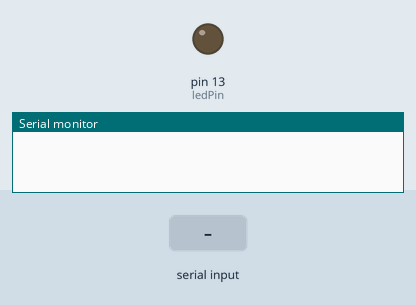
A sketch run on a simulated Arduino Uno, built with avr-gcc and run on an emulated ATmega328P. Shown: output pins drawn as LEDs (lit = HIGH), the last lines printed to the serial monitor. The inputs (shaded band) are chosen by the test bench.

Above: at 1.2 s.
1.3 s: "1" received over Serial
At 2.3 s:
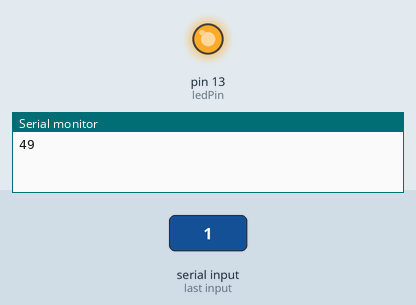
2.8 s: "0" received over Serial
At 3.4 s:
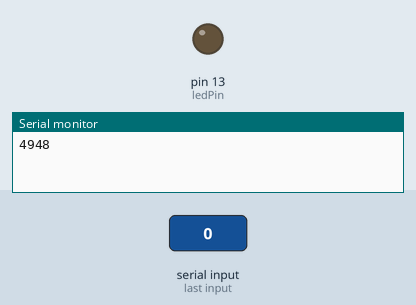
Timing chart, 0 to 5.8 s (numbered marks = the images above; inputs shaded):
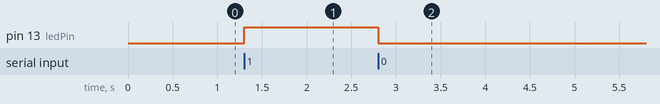

Measured:
- after the input at 1.3 s, pin 13 (ledPin): LOW → HIGH at once
- after the input at 2.8 s, pin 13 (ledPin): HIGH → LOW at once

The sketch:

SERIALTEST.ino
```cpp
const int ledPin =  13;
int incbyte = 0;
void setup() {
  pinMode(ledPin, OUTPUT);
  Serial.begin(9600);
}

void loop()
{
  incbyte = Serial.read();

  if(incbyte==49)
  {
    Serial.print(incbyte);
    digitalWrite(ledPin, HIGH);
    delay(50);
  }
  if(incbyte==48)
  {
    digitalWrite(ledPin, LOW);
    Serial.print(incbyte);
    delay(50);
  }
  delay(3);
}
```
